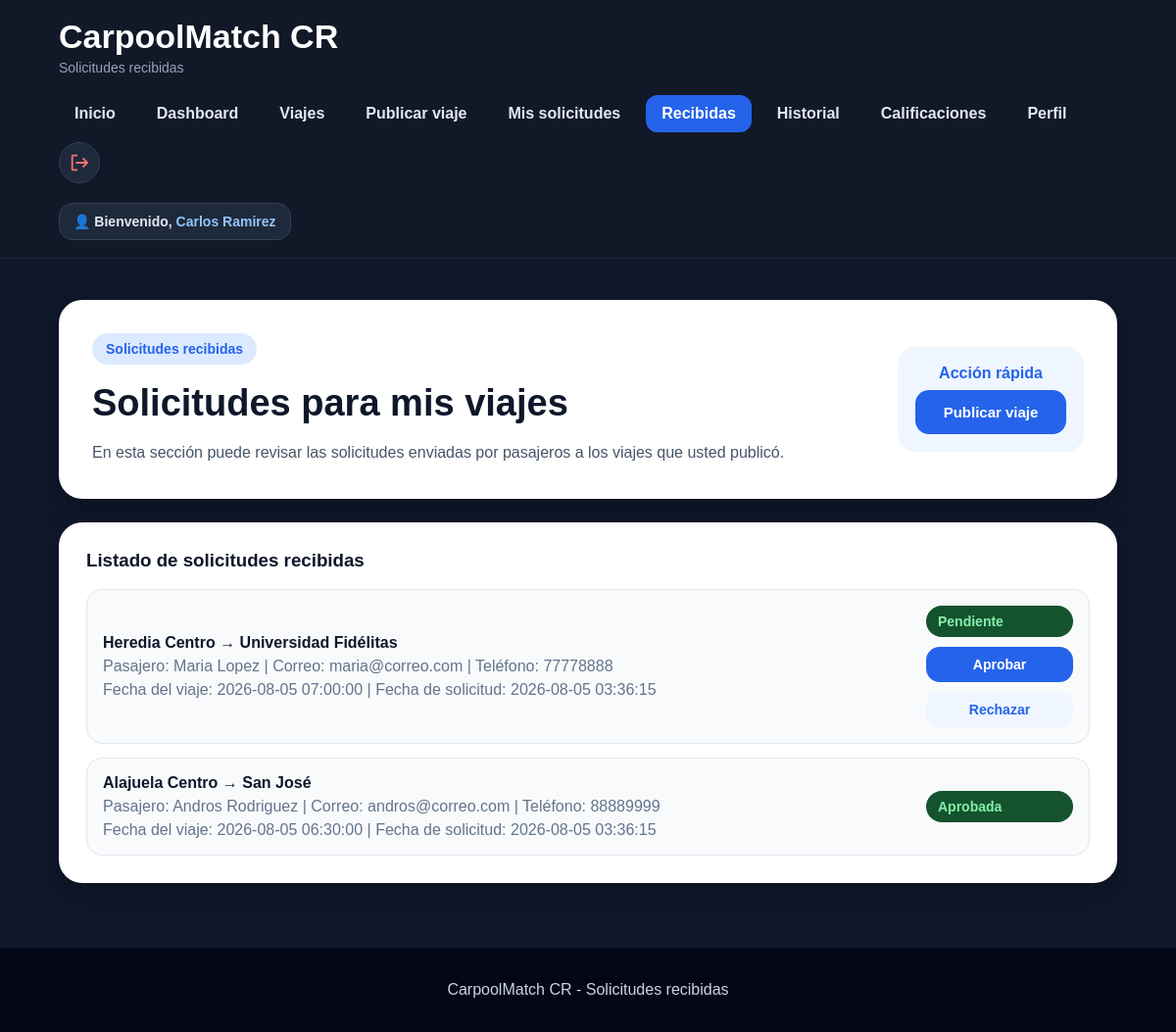
Screenshot of /solicitudes-recibidas.php (signed in) with the database file from the repository.
### tables this page shows
CREATE TABLE solicitudes (
    id_solicitud INT AUTO_INCREMENT PRIMARY KEY,
    id_viaje INT NOT NULL,
    id_pasajero INT NOT NULL,
    estado_solicitud ENUM('Pendiente', 'Aprobada', 'Rechazada') DEFAULT 'Pendiente',
    fecha_solicitud TIMESTAMP DEFAULT CURRENT_TIMESTAMP,
    FOREIGN KEY (id_viaje) REFERENCES viajes(id_viaje),
    FOREIGN KEY (id_pasajero) REFERENCES usuarios(id_usuario)
);

CREATE TABLE viajes (
    id_viaje INT AUTO_INCREMENT PRIMARY KEY,
    id_conductor INT NOT NULL,
    punto_salida VARCHAR(150) NOT NULL,
    destino VARCHAR(150) NOT NULL,
    fecha_hora DATETIME NOT NULL,
    asientos_disponibles INT NOT NULL,
    observaciones TEXT,
    estado ENUM('Activo', 'Completo', 'Cancelado') DEFAULT 'Activo',
    fecha_publicacion TIMESTAMP DEFAULT CURRENT_TIMESTAMP,
    FOREIGN KEY (id_conductor) REFERENCES usuarios(id_usuario)
);

CREATE TABLE usuarios (
    id_usuario INT AUTO_INCREMENT PRIMARY KEY,
    nombre VARCHAR(100) NOT NULL,
    correo VARCHAR(120) NOT NULL UNIQUE,
    telefono VARCHAR(8) NOT NULL,
    tipo_usuario ENUM('Conductor', 'Pasajero', 'Ambos') NOT NULL,
    contrasena VARCHAR(255) NOT NULL,
    fecha_registro TIMESTAMP DEFAULT CURRENT_TIMESTAMP,
    reputacion DECIMAL(3,2) DEFAULT 5.00,
    estado ENUM('Activo', 'Inactivo') DEFAULT 'Activo'
);

### solicitudes-recibidas.php (the view, shortened to what this page needs)
<?php
include "php/conexion.php";
$idUsuario = $_SESSION["id_usuario"];
$nombreUsuario = $_SESSION["nombre"];
$consulta = "SELECT solicitudes.id_solicitud,
                    solicitudes.estado_solicitud,
                    solicitudes.fecha_solicitud,
                    viajes.punto_salida,
                    viajes.destino,
                    viajes.fecha_hora,
                    usuarios.nombre AS nombre_pasajero,
                    usuarios.correo AS correo_pasajero,
                    usuarios.telefono AS telefono_pasajero
             FROM solicitudes
             INNER JOIN viajes ON solicitudes.id_viaje = viajes.id_viaje
             INNER JOIN usuarios ON solicitudes.id_pasajero = usuarios.id_usuario
             WHERE viajes.id_conductor = ?
             ORDER BY solicitudes.fecha_solicitud DESC";
$stmt = mysqli_prepare($conexion, $consulta);
mysqli_stmt_bind_param($stmt, "i", $idUsuario);
mysqli_stmt_execute($stmt);
$resultado = mysqli_stmt_get_result($stmt);
?>
<!DOCTYPE html>
<html lang="es">
<head>
    <link rel="stylesheet" href="css/style.css">
</head>
<body>
    <header class="header">
        <div class="brand">
            <h1>CarpoolMatch CR</h1>
            <p>Solicitudes recibidas</p>
        </div>
        <nav class="nav">
            <a href="index.html">Inicio</a>
            <a href="dashboard.php">Dashboard</a>
            <a href="viajes.php">Viajes</a>
            <a href="publicar-viaje.php">Publicar viaje</a>
            <a href="solicitudes.php">Mis solicitudes</a>
            <a href="solicitudes-recibidas.php" class="nav-btn">Recibidas</a>
            <a href="historial.php">Historial</a>
            <a href="calificaciones.php">Calificaciones</a>
            <a href="perfil.php">Perfil</a>
            <a href="php/logout.php" class="logout-icon" title="Cerrar sesión">
                <svg viewBox="0 0 24 24">
                    <path d="M10 3H5c-1.1 0-2 .9-2 2v14c0 1.1.9 2 2 2h5v-2H5V5h5V3z"></path>
                    <path d="M16.6 17.6 15.2 16.2 18.4 13H8v-2h10.4l-3.2-3.2 1.4-1.4L22.2 12z"></path>
                </svg>
            </a>
        </nav>
        <div class="usuario-header">
            👤 Bienvenido, <span><?php echo $nombreUsuario; ?></span>
        </div>
    </header>
    <main class="dashboard container">
        <section class="dashboard-welcome card">
            <div>
                <span class="tag">Solicitudes recibidas</span>
                <h2>Solicitudes para mis viajes</h2>
                <p>
                    En esta sección puede revisar las solicitudes enviadas por pasajeros a los viajes que usted publicó.
                </p>
            </div>
            <div class="dashboard-user">
                <strong>Acción rápida</strong>
                <a href="publicar-viaje.php" class="btn btn-primary full">Publicar viaje</a>
            </div>
        </section>
        <section class="card dashboard-section">
            <h3>Listado de solicitudes recibidas</h3>
            <div class="dashboard-list">
                <?php if (mysqli_num_rows($resultado) > 0) { ?>
                    <?php while ($solicitud = mysqli_fetch_assoc($resultado)) { ?>
                        <div class="dashboard-item">
                            <div>
                                <strong>
                                    <?php echo $solicitud["punto_salida"]; ?> → <?php echo $solicitud["destino"]; ?>
                                </strong>
                                <p>
                                    Pasajero: <?php echo $solicitud["nombre_pasajero"]; ?> |
                                    Correo: <?php echo $solicitud["correo_pasajero"]; ?> |
                                    Teléfono: <?php echo $solicitud["telefono_pasajero"]; ?>
                                </p>
                                <p>
                                    Fecha del viaje: <?php echo $solicitud["fecha_hora"]; ?> |
                                    Fecha de solicitud: <?php echo $solicitud["fecha_solicitud"]; ?>
                                </p>
                            </div>
                            <div class="acciones-viaje">
                                <span class="status">
                                    <?php echo $solicitud["estado_solicitud"]; ?>
                                </span>
                                <?php if ($solicitud["estado_solicitud"] == "Pendiente") { ?>
                                    <a href="php/actualizar_solicitud.php?id=<?php echo $solicitud["id_solicitud"]; ?>&estado=Aprobada" class="btn btn-primary">
                                        Aprobar
                                    </a>
                                    <a href="php/actualizar_solicitud.php?id=<?php echo $solicitud["id_solicitud"]; ?>&estado=Rechazada" class="btn btn-secondary">
                                        Rechazar
                                    </a>
                                <?php } ?>
                            </div>
                        </div>
                    <?php } ?>
                <?php } else { ?>
                    <p>No tiene solicitudes recibidas todavía.</p>
                <?php } ?>
            </div>
        </section>
    </main>
    <footer class="footer">
        <p>CarpoolMatch CR - Solicitudes recibidas</p>
    </footer>
</body>
</html>

### css/style.css (style rules this page uses)
* { box-sizing: border-box; }
body { margin: 0; font-family: Arial, Helvetica, sans-serif; background: #0f172a; color: #f8fafc; }
a { text-decoration: none; }
.container { width: 90%; max-width: 1180px; margin: 0 auto; }
.header { background: #111827; border-bottom: 1px solid #1f2937; padding: 18px 5%; display: flex; justify-content: space-between; align-items: center; gap: 20px; flex-wrap: wrap; position: sticky; top: 0; z-index: 10; }
.brand h1 { margin: 0; font-size: 34px; color: white; }
.brand p { margin: 4px 0 0; color: #94a3b8; font-size: 14px; }
.nav { display: flex; gap: 10px; flex-wrap: wrap; align-items: center; }
.nav a { color: #e2e8f0; padding: 10px 16px; border-radius: 12px; font-weight: bold; transition: 0.2s; }
.nav-btn { background: #2563eb; color: white !important; }
.btn { padding: 14px 22px; border-radius: 14px; font-weight: bold; display: inline-block; border: none; cursor: pointer; font-size: 15px; text-align: center; }
.btn-primary { background: #2563eb; color: white; }
.btn-secondary { background: #eff6ff; color: #2563eb; }
.full { width: 100%; }
.card { background: white; color: #0f172a; border-radius: 24px; box-shadow: 0 12px 28px rgba(0, 0, 0, 0.22); }
.tag { display: inline-block; background: #dbeafe; color: #2563eb; padding: 8px 14px; border-radius: 999px; font-size: 14px; font-weight: bold; }
.status { background: #14532d; color: #86efac; padding: 8px 12px; border-radius: 999px; font-weight: bold; font-size: 14px; }
.footer { background: #020617; color: #cbd5e1; text-align: center; padding: 18px; }
.dashboard { padding: 42px 0; }
.dashboard-welcome { padding: 34px; display: flex; justify-content: space-between; align-items: center; gap: 24px; margin-bottom: 24px; }
.dashboard-welcome h2 { color: #0f172a; font-size: 38px; margin: 18px 0 12px; }
.dashboard-welcome p { color: #475569; line-height: 1.6; margin-bottom: 0; }
.dashboard-user { background: #eff6ff; color: #2563eb; padding: 18px; border-radius: 18px; min-width: 190px; text-align: center; }
.dashboard-user strong { display: block; margin-bottom: 8px; }
.dashboard-section { padding: 28px; margin-bottom: 24px; }
.dashboard-section h3 { color: #0f172a; margin-top: 0; margin-bottom: 18px; }
.dashboard-list { display: grid; gap: 14px; }
.dashboard-item { background: #f8fafc; border: 1px solid #e2e8f0; padding: 16px; border-radius: 16px; display: flex; justify-content: space-between; align-items: center; gap: 15px; }
.dashboard-item strong { color: #0f172a; }
.dashboard-item p { color: #64748b; margin: 6px 0 0; }
.usuario-header { background: #1e293b; color: #e2e8f0; padding: 10px 14px; border-radius: 14px; font-size: 14px; font-weight: bold; border: 1px solid #334155; }
.usuario-header span { color: #93c5fd; }
.logout-icon { width: 42px; height: 42px; display: grid !important; place-items: center; border-radius: 50% !important; background: #1e293b; border: 1px solid #334155; padding: 0 !important; }
.logout-icon svg { width: 22px; height: 22px; fill: #f87171; }
.acciones-viaje { display: grid; gap: 10px; min-width: 150px; }
.acciones-viaje .btn { padding: 10px 14px; font-size: 14px; }

### rows the page displays
solicitudes: id_viaje.punto_salida "Heredia Centro", id_viaje.destino "Universidad Fidélitas", id_pasajero.nombre "Maria Lopez", id_pasajero.correo "maria@correo.com", id_pasajero.telefono "77778888", id_viaje.fecha_hora "2026-08-05 07:00:00", fecha_solicitud "2026-08-05 03:36:15", estado_solicitud "Pendiente"
solicitudes: id_viaje.punto_salida "Alajuela Centro", id_viaje.destino "San José", id_pasajero.nombre "Andros Rodriguez", id_pasajero.correo "andros@correo.com", id_pasajero.telefono "88889999", id_viaje.fecha_hora "2026-08-05 06:30:00", fecha_solicitud "2026-08-05 03:36:15", estado_solicitud "Aprobada"

### other values shown
$nombreUsuario "Carlos Ramirez"
